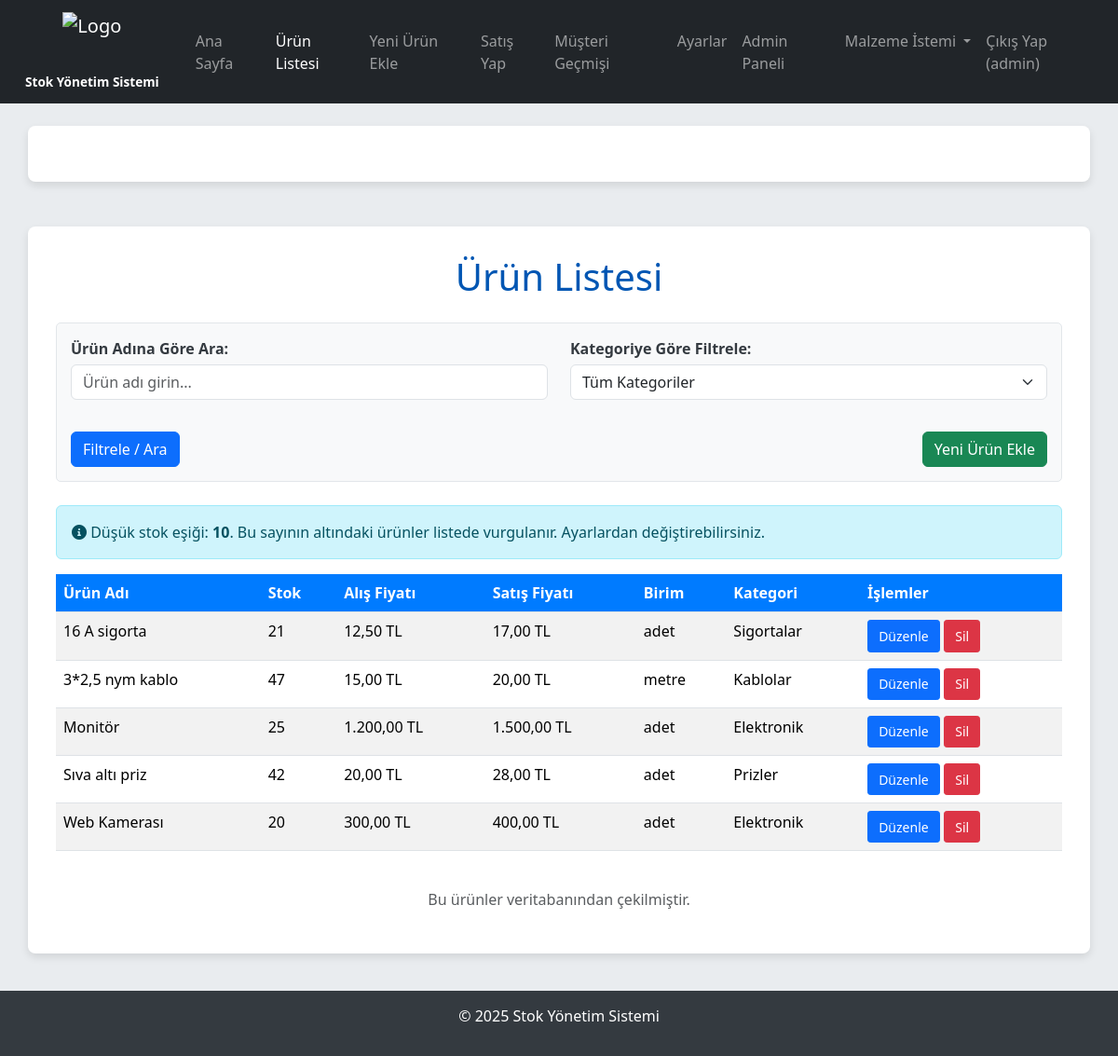
Page /urun_listesi (signed in) on the earlier database version.
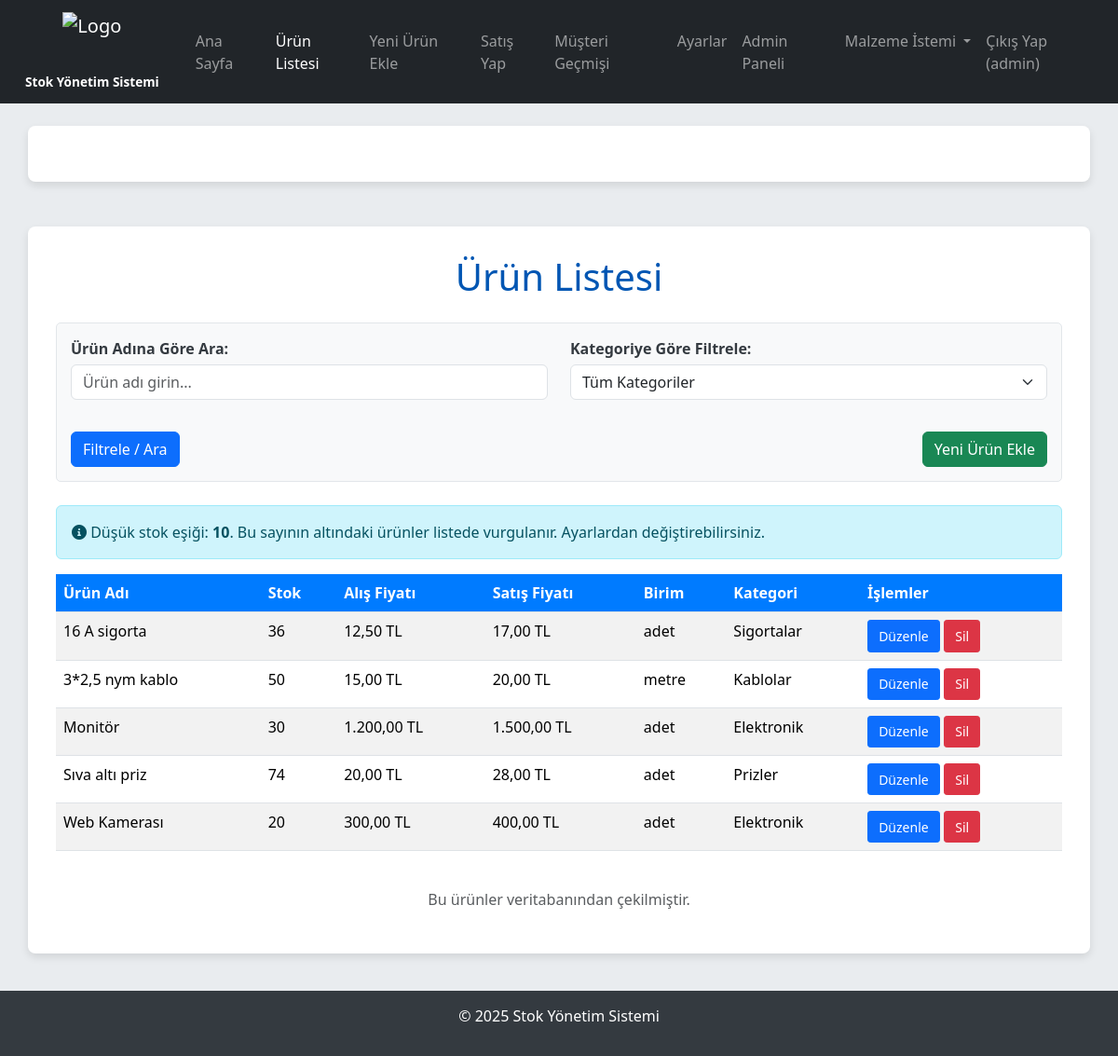
Same page on the later database version.
### tables this page shows
CREATE TABLE urunler (
            id INTEGER PRIMARY KEY AUTOINCREMENT,
            ad TEXT NOT NULL,
            stok INTEGER NOT NULL,
            alis_fiyat REAL NOT NULL,
            satis_fiyat REAL NOT NULL,
            birim TEXT NOT NULL,
            kategori TEXT NOT NULL
        );

### app.py (the view)
@app.route('/urun_listesi')
@login_required
@role_required('admin')
def urun_listesi():
    conn = get_db_connection()
    ayarlar = conn.execute('SELECT düsuk_stok_esigi FROM ayarlar WHERE id = 1').fetchone()
    düsuk_stok_esigi = ayarlar['düsuk_stok_esigi'] if ayarlar and ayarlar['düsuk_stok_esigi'] is not None else 10
    kategori_filtre = request.args.get('kategori_filtre')
    search_term = request.args.get('search_term')
    query = 'SELECT * FROM urunler'
    params = []
    conditions = []
    if kategori_filtre and kategori_filtre != "Tüm Kategoriler":
        conditions.append('kategori = ?')
        params.append(kategori_filtre)
    if search_term:
        conditions.append('ad LIKE ?')
        params.append(f'%{search_term}%')
    if conditions:
        query += ' WHERE ' + ' AND '.join(conditions)
    query += ' ORDER BY ad'
    urunler_raw = conn.execute(query, params).fetchall()
    urunler = []
    for urun_item in urunler_raw:
        urun_dict = dict(urun_item)
        if urun_dict['stok'] <= düsuk_stok_esigi:
            urun_dict['is_düsuk_stok'] = True
        else:
            urun_dict['is_düsuk_stok'] = False
        urunler.append(urun_dict)
    kategoriler = conn.execute('SELECT DISTINCT kategori FROM urunler ORDER BY kategori').fetchall()
    conn.close()
    return render_template('index.html',
                           urunler=urunler,
                           kategoriler=kategoriler,
                           current_kategori=kategori_filtre,
                           current_search_term=search_term,
                           düsuk_stok_esigi=düsuk_stok_esigi)

### app.py (called while the page is built)
def format_tl(value):
    if value is None:
        return "0,00 TL"
    try:
        formatted_value = "{:,.2f}".format(float(value))
        return formatted_value.replace(",", "X").replace(".", ",").replace("X", ".") + " TL"
    except (ValueError, TypeError):
        return str(value) + " TL"

def get_db_connection():
    conn = sqlite3.connect('stok.db')
    conn.row_factory = sqlite3.Row
    return conn

def login_required(f):
    @wraps(f)
    def decorated_function(*args, **kwargs):
        if 'kullanici_id' not in session:
            flash('Bu sayfaya erişmek için giriş yapmalısınız.', 'danger')
            return redirect(url_for('giris'))
        return f(*args, **kwargs)
    return decorated_function

### templates/index.html (shortened to what the changed rows need)
<!DOCTYPE html>
<html lang="tr">
<head>
    <link href="https://cdn.jsdelivr.net/npm/bootstrap@5.3.3/dist/css/bootstrap.min.css" rel="stylesheet">
    <link rel="stylesheet" href="https://cdnjs.cloudflare.com/ajax/libs/font-awesome/6.0.0-beta3/css/all.min.css" />
</head>
<body>
    <div class="container mt-5">
        <h1>Ürün Listesi {% if current_kategori %}: {{ current_kategori }}{% endif %}</h1>
        <div class="table-responsive">
            <table class="table table-striped table-hover table-product-list">
                <thead>
                    <tr>
                        <th>Ürün Adı</th>
                        <th>Stok</th>
                        <th>Alış Fiyatı</th>
                        <th>Satış Fiyatı</th>
                        <th>Birim</th>
                        <th>Kategori</th>
                        <th>İşlemler</th>
                    </tr>
                </thead>
                <tbody>
                    {% for urun in urunler %}
                    <tr class="{% if urun['is_düsuk_stok'] %}low-stock-row{% endif %}">
                        <td>
                            {{ urun['ad'] }}
                        </td>
                        <td>{{ urun['stok'] }}</td>
                        <td>{{ urun['alis_fiyat'] | format_tl }}</td>
                        <td>{{ urun['satis_fiyat'] | format_tl }}</td>
                        <td>{{ urun['birim'] }}</td>
                        <td>{{ urun['kategori'] }}</td>
                        <td class="action-buttons">
                            {% if session.get('rol') == 'admin' %}
                            <a href="{{ url_for('duzenle', id=urun['id']) }}" class="btn btn-primary btn-sm">Düzenle</a>
                            <form action="{{ url_for('sil', id=urun['id']) }}" method="POST" style="display:inline-block;" onsubmit="return confirm('Bu ürünü silmek istediğinizden emin misiniz?');">
                                <button type="submit" class="btn btn-danger btn-sm">Sil</button>
                            </form>
                            {% else %}
                            <span class="text-muted">Yetkisiz</span>
                            {% endif %}
                        </td>
                    </tr>
                    {% else %}
                    <tr>
                        <td colspan="7" class="text-center text-muted">Stokta aradığınız kriterlere uygun ürün bulunmuyor.</td>
                    </tr>
                    {% endfor %}
                </tbody>
            </table>
        </div>
    </div>
</body>
</html>

Differences in the rows shown:
changed urunler "16 A sigorta": stok "21" → "36"
changed urunler "3*2,5 nym kablo": stok "47" → "50"
changed urunler "Monitör": stok "25" → "30"
changed urunler "Sıva altı priz": stok "42" → "74"
